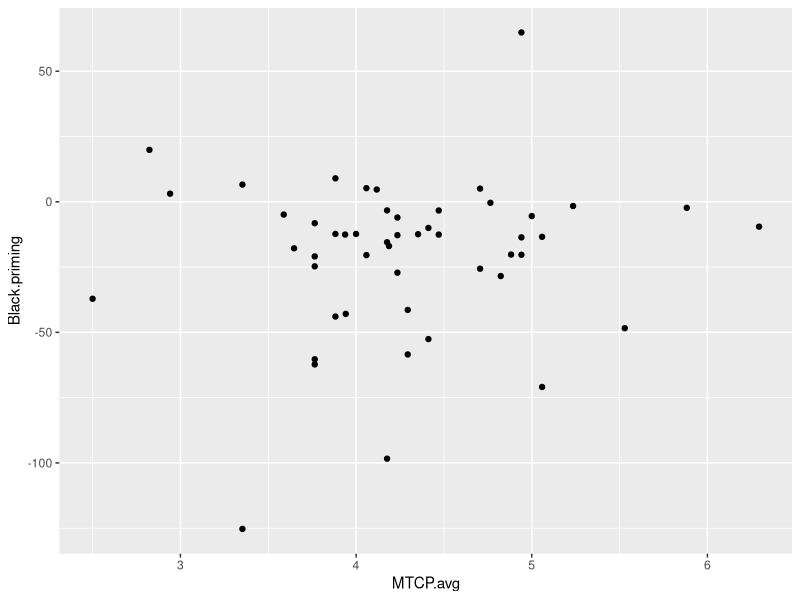
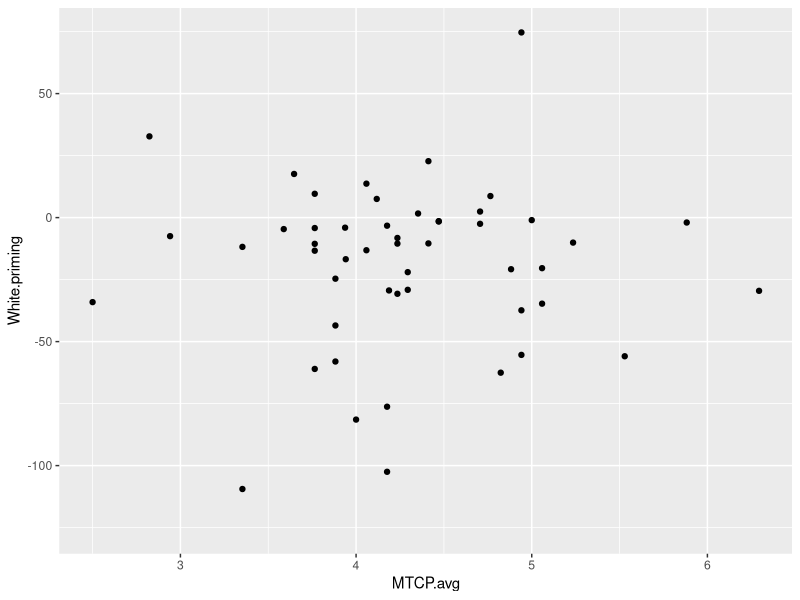
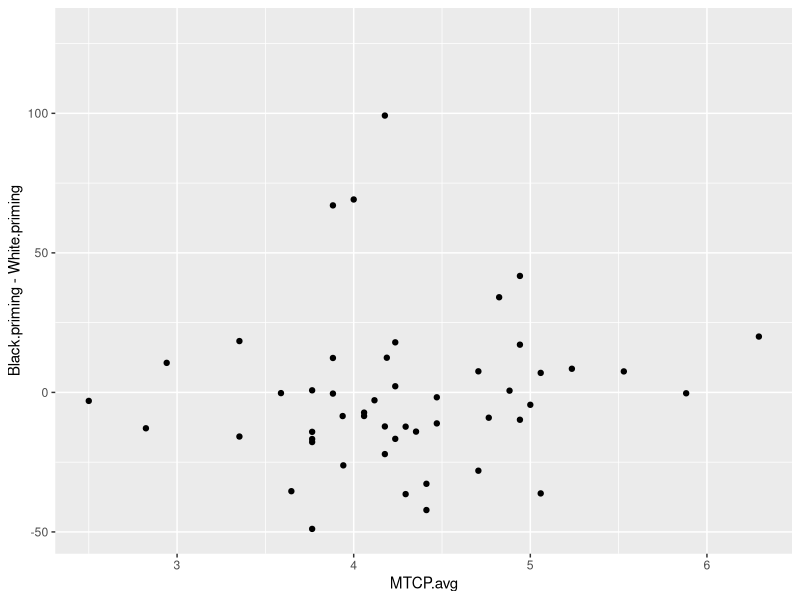
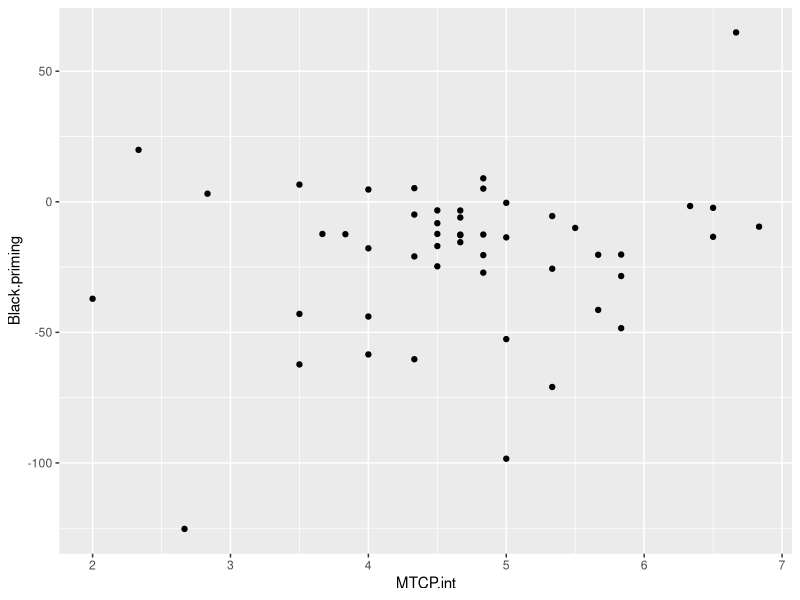
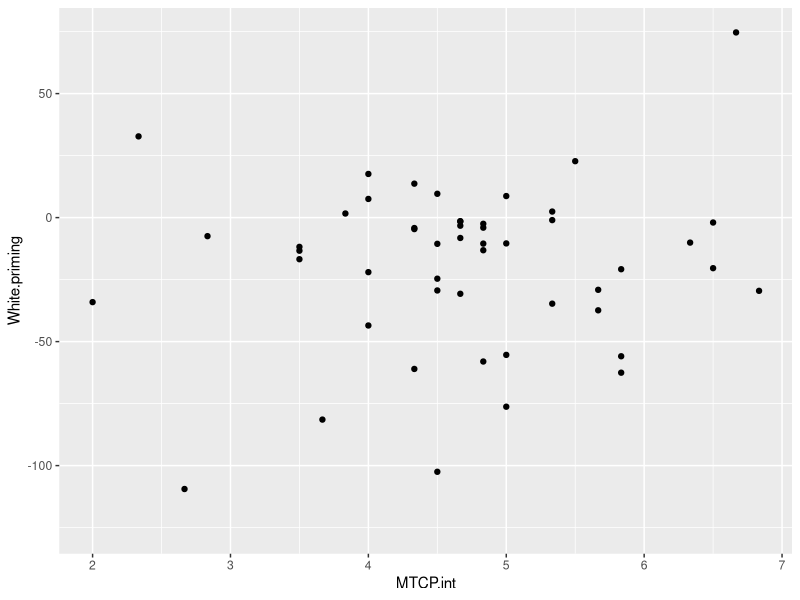
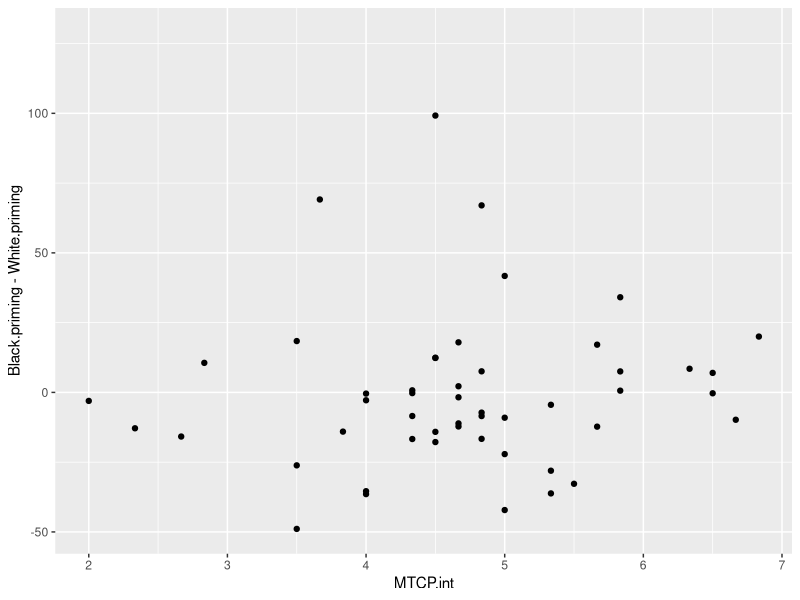
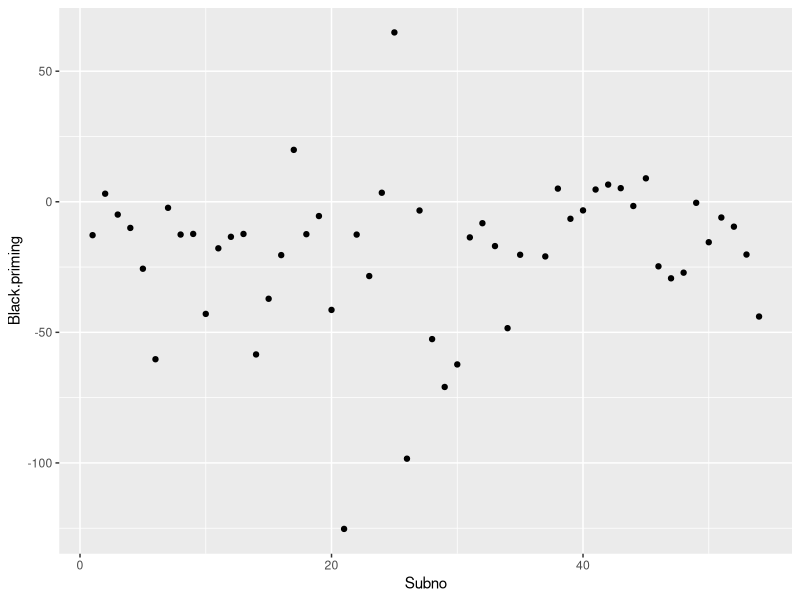

Recreate these plots in R, in order.
require(dplyr)
require(ggplot2)


# read in file
mtcp = read.delim("./MTCP/MTCPdat.txt", stringsAsFactors=F)

# create MTCP score for each subject
# reverse score items 2, 5, 8, 9, 16, 17
rev.score <- function(x) {
  h <- unique(x)
  a <- seq(min(h, na.rm=T), max(h, na.rm=T))
  b <- rev(a)
  dat <- data.frame(a, b)
  dat[match(x, dat[, 'a']), 2]
}

mtcp$MTCP2.rev = rev.score(mtcp$MTCP2)
mtcp$MTCP5.rev = rev.score(mtcp$MTCP5)
mtcp$MTCP8.rev = rev.score(mtcp$MTCP8)
mtcp$MTCP9.rev = rev.score(mtcp$MTCP9)
mtcp$MTCP16.rev = rev.score(mtcp$MTCP16)
mtcp$MTCP17.rev = rev.score(mtcp$MTCP17)

# take out original items that got reverse-scored
mtcp = select(mtcp, -c(MTCP2, MTCP5, MTCP8, MTCP9, MTCP16, MTCP17))
# average across all items
mtcp$MTCP.avg = rowMeans(select(mtcp, -Subno), na.rm=T)

# do the same, but just with internal questions:
# Items 1, 3, 6, 11, 12, 13 
temp  = select(mtcp, c(MTCP1, MTCP3, MTCP6, MTCP11, MTCP12, MTCP13))
mtcp$MTCP.int = rowMeans(temp, na.rm=T)

# Standardize MTCP scores
mtcp$stand1 = mtcp$MTCP1 - 4
mtcp$stand2 = mtcp$MTCP2.rev - 4
mtcp$stand3 = mtcp$MTCP3 - 4
mtcp$stand4 = mtcp$MTCP4 - 4
mtcp$stand5 = mtcp$MTCP5.rev - 4
mtcp$stand6 = mtcp$MTCP6 - 4
mtcp$stand7 = mtcp$MTCP7 - 4
mtcp$stand8 = mtcp$MTCP8.rev - 4
mtcp$stand9 = mtcp$MTCP9.rev - 4
mtcp$stand10 = mtcp$MTCP10 - 4
mtcp$stand11 = mtcp$MTCP11 - 4
mtcp$stand12 = mtcp$MTCP12 - 4
mtcp$stand13 = mtcp$MTCP13 - 4
mtcp$stand14 = mtcp$MTCP14 - 4
mtcp$stand15 = mtcp$MTCP15 - 4
mtcp$stand16 = mtcp$MTCP16.rev - 4
mtcp$stand17 = mtcp$MTCP17.rev- 4

standard = select(mtcp, c(Subno, stand1, stand2, stand3, stand4, stand5, stand6, stand7, stand8, stand9, stand10, stand11,
                          stand12, stand13, stand14, stand15, stand16, stand17))

write.table(standard, "./MTCP/StandardizedMTCP.txt", sep = "\t", row.names=F)


# Look at relationship with priming data
dat = read.delim("Winsorized_data.txt")

new.dat = data.frame("Subno" = mtcp$Subno,
                     "MTCP.avg" = mtcp$MTCP.avg,
                     "MTCP.int" = mtcp$MTCP.int,
                     "Black.priming" = NA,
                     "White.priming" = NA)


# calculate priming score (RT to positive - RT to negative) for Black and White primes separately
# higher priming score = faster to negative
Wdat = dat[dat$FaceRace == "White",]
Bdat = dat[dat$FaceRace == "Black",]

for (i in unique(mtcp$Subno)) {
  subsetW = Wdat[Wdat$Subno == i + 100,]
  posW = mean(subsetW$RT[subsetW$WordValence == "Pos"])
  negW = mean(subsetW$RT[subsetW$WordValence == "Neg"])
  new.dat$White.priming[i] = posW-negW
  
  subsetB = Bdat[Bdat$Subno == i + 100,]
  posB = mean(subsetB$RT[subsetB$WordValence == "Pos"])
  negB = mean(subsetB$RT[subsetB$WordValence == "Neg"])
  new.dat$Black.priming[i] = posB-negB
}

# Look at relationship between priming effect and MTCP.avg
# No relationship found
ggplot(new.dat, aes(MTCP.avg, Black.priming)) +
  geom_point()

ggplot(new.dat, aes(MTCP.avg, White.priming)) +
  geom_point()

ggplot(new.dat, aes(MTCP.avg, Black.priming-White.priming)) +
  geom_point()

summary(lm(new.dat$MTCP.avg ~ new.dat$Black.priming))
summary(lm(new.dat$MTCP.avg ~ new.dat$White.priming))
summary(lm(new.dat$MTCP.avg ~ (new.dat$Black.priming-new.dat$White.priming)))


# Look at relationship between priming effect and MTCP.int
# No relationship found
ggplot(new.dat, aes(MTCP.int, Black.priming)) +
  geom_point()

ggplot(new.dat, aes(MTCP.int, White.priming)) +
  geom_point()

ggplot(new.dat, aes(MTCP.int, Black.priming-White.priming)) +
  geom_point()

summary(lm(new.dat$MTCP.int ~ new.dat$Black.priming))
summary(lm(new.dat$MTCP.int ~ new.dat$White.priming))
summary(lm(new.dat$MTCP.int ~ (new.dat$Black.priming-new.dat$White.priming)))


# Visualization of priming effect following Blacks - most hovers around or under 0
# < 0 priming effect = positive bias
ggplot(new.dat, aes(Subno, Black.priming)) +
  geom_point()







